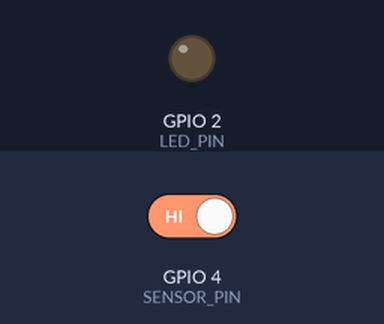
Bench run of a program on a simulated ESP32. Parts: output pins drawn as LEDs (lit = HIGH). The test bench sets the inputs (shaded band); at power-on: GPIO 4 (SENSOR_PIN) HIGH. WiFi joins after 1.5 s; servers stay silent unless stated; the local clock reads 2024-03-15 10:24:30 at power-on unless the program sets it; random numbers use the default seed unless the program sets one; no MQTT or app messages arrive unless stated; web services answer with replies made up by the test bench; what the program prints to the serial monitor is not drawn.

Above: at 2.7 s.
2.8 s: GPIO 4 (SENSOR_PIN) driven LOW
At 3.8 s:
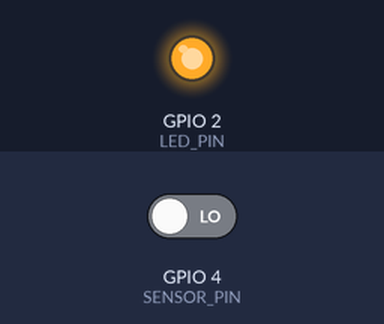
9.2 s: GPIO 4 (SENSOR_PIN) driven HIGH
At 10.6 s:
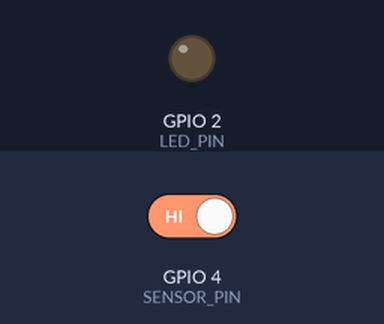
Timing chart, 0 to 11.8 s (numbered marks = the images above; inputs shaded):
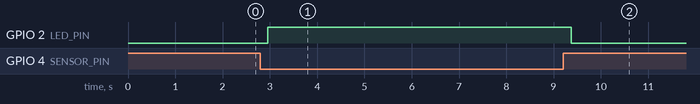

The program:

main.cpp
```cpp
#include <WiFi.h>
#include <PubSubClient.h>
#include <HTTPClient.h>
#include <ArduinoJson.h>
#include "time.h"
#include "config.h"

// =====================
// Estado local
// =====================
WiFiClient netClient;
PubSubClient mqtt(netClient);

unsigned long lastTsPost = 0;
bool lastPresence = false;
int s_analise = 0;
int s_manut   = 0;
int s_liber   = 0;

// =====================
// Tópicos MQTT
// =====================
String topicTelemetry() { return String("motttu/telemetry/") + DEVICE_ID; }
String topicCmd()       { return String("motttu/actuators/") + DEVICE_ID + "/set"; }
String topicStatus()    { return String("motttu/status/") + DEVICE_ID; }

// =====================
// Wi‑Fi e NTP
// =====================
void connectWiFi() {
  WiFi.mode(WIFI_STA);
  WiFi.begin(WIFI_SSID, WIFI_PASS);
  WiFi.setAutoReconnect(true);
  WiFi.persistent(true);
  Serial.print("WiFi");
  while (WiFi.status() != WL_CONNECTED) { delay(500); Serial.print("."); }
  Serial.println(" OK");
  configTime(TZ_OFFSET_SECONDS, DST_OFFSET_SECONDS, NTP_SERVER);
}

void ensureWiFi() {
  if (WiFi.status() != WL_CONNECTED) {
    WiFi.reconnect();
  }
}

String iso8601Utc() {
  struct tm ti;
  if (getLocalTime(&ti)) {
    char iso[25];
    strftime(iso, sizeof(iso), "%Y-%m-%dT%H:%M:%SZ", &ti);
    return String(iso);
  }
  time_t now = time(nullptr);
  return String((uint32_t)now);
}

// =====================
// MQTT
// =====================
void onMqttMessage(char* topic, byte* payload, unsigned int len) {
  String t = topic;
  String body; body.reserve(len);
  for (unsigned int i=0;i<len;i++) body += (char)payload[i];
  Serial.printf("CMD %s %s\n", t.c_str(), body.c_str());

  if (body.indexOf("{\"led\":1}") >= 0) digitalWrite(LED_PIN, HIGH);
  if (body.indexOf("{\"led\":0}") >= 0) digitalWrite(LED_PIN, LOW);
}

void connectMQTT() {
  mqtt.setServer(MQTT_HOST, MQTT_PORT);
  mqtt.setCallback(onMqttMessage);
  mqtt.setBufferSize(512);

  while (!mqtt.connected()) {
    String cid = String("ESP32-") + DEVICE_ID + "-" + String((uint32_t)esp_random(), HEX);
    if (mqtt.connect(cid.c_str(), nullptr, nullptr, topicStatus().c_str(), 1, true, "offline")) {
      mqtt.publish(topicStatus().c_str(), "online", true);
      mqtt.subscribe(topicCmd().c_str(), 1);
      Serial.println("MQTT OK");
    } else {
      Serial.printf("MQTT fail rc=%d\n", mqtt.state());
      delay(1500);
    }
  }
}

// =====================
// ThingSpeak (opcional)
// =====================
void postThingSpeakSnapshot() {
  if (WiFi.status() != WL_CONNECTED) return;

  int f1=0, f2=0, f3=0;
  if (String(SECTOR) == "analise")      f1 = s_analise;
  else if (String(SECTOR) == "manutencao") f2 = s_manut;
  else if (String(SECTOR) == "liberadas")  f3 = s_liber;

  HTTPClient http;
  WiFiClient wclient;
  http.begin(wclient, TS_URL);
  http.addHeader("Content-Type", "application/x-www-form-urlencoded");

  String body = "api_key=" + String(TS_WRITE_KEY) +
                "&field1=" + String(f1) +
                "&field2=" + String(f2) +
                "&field3=" + String(f3);

  int code = http.POST(body);
  String resp = http.getString();
  Serial.printf("ThingSpeak %d body=%s resp=%s\n", code, body.c_str(), resp.c_str());
  http.end();
}

void maybePostTS(bool force=false) {
  unsigned long now = millis();
  if (force || (now - lastTsPost) > TS_MIN_INTERVAL) {
    lastTsPost = now;
    postThingSpeakSnapshot();
  }
}

// =====================
// Telemetria
// =====================
void publishTelemetry(bool present) {
  StaticJsonDocument<256> doc;
  doc["deviceId"] = DEVICE_ID;
  doc["sector"]   = SECTOR;
  doc["vagaId"]   = VAGA_ID;
  doc["status"]   = present ? "ocupada" : "livre";
  doc["present"]  = present;
  doc["ts"]       = iso8601Utc();

  String msg;
  serializeJson(doc, msg);

  mqtt.publish(topicTelemetry().c_str(), msg.c_str(), false);
  Serial.printf("PUB %s %s\n", topicTelemetry().c_str(), msg.c_str());

  // Exemplo opcional de POST HTTP direto para .NET:
  // HTTPClient http; WiFiClient wc;
  // http.begin(wc, API_URL); http.addHeader("Content-Type","application/json");
  // int code = http.POST(msg); String resp = http.getString(); http.end();
}

// =====================
// Setup/Loop
// =====================
void setup() {
  Serial.begin(115200);
  pinMode(SENSOR_PIN, INPUT_PULLUP);
  pinMode(LED_PIN, OUTPUT);
  connectWiFi();
  connectMQTT();
}

void loop() {
  ensureWiFi();
  if (!mqtt.connected()) connectMQTT();
  mqtt.loop();

  bool present = (digitalRead(SENSOR_PIN) == LOW);
  digitalWrite(LED_PIN, present ? HIGH : LOW);

  if (String(SECTOR) == "analise")       s_analise = present ? 1 : 0;
  else if (String(SECTOR) == "manutencao") s_manut   = present ? 1 : 0;
  else if (String(SECTOR) == "liberadas")  s_liber   = present ? 1 : 0;

  if (present != lastPresence) {
    lastPresence = present;
    publishTelemetry(present);
    maybePostTS(true);
  }

  maybePostTS(false);
  delay(200);
}
```

config.h
```cpp
#pragma once

// ===== Wi‑Fi =====
#define WIFI_SSID "Wokwi-GUEST"
#define WIFI_PASS ""

// ===== Identidade do dispositivo =====
#define DEVICE_ID "esp32-analise-01"     // altere por setor
#define SECTOR    "analise"              // "analise" | "manutencao" | "liberadas"
#define VAGA_ID   "A-01"

// ===== Pinos =====
#define SENSOR_PIN 4
#define LED_PIN    2

// ===== MQTT =====
#define MQTT_HOST "test.mosquitto.org"
#define MQTT_PORT 1883

// ===== ThingSpeak (opcional) =====
#define TS_URL          "http://api.thingspeak.com/update"
#define TS_WRITE_KEY    "BC0PPUUCZGJLUR6O"
#define TS_MIN_INTERVAL 20000UL          // ≥15 s no plano gratuito

// ===== NTP/Tempo =====
#define NTP_SERVER         "pool.ntp.org"
#define TZ_OFFSET_SECONDS  0             // UTC; ajuste se precisar horário local
#define DST_OFFSET_SECONDS 0

// ===== .NET API (opcional) =====
// #define API_URL "http://seu-backend.local/api/eventos"
```

Measured:
- after the input at 2.8 s, GPIO 2 (LED_PIN): LOW → HIGH after 0.16 s
- after the input at 9.2 s, GPIO 2 (LED_PIN): HIGH → LOW after 0.18 s
